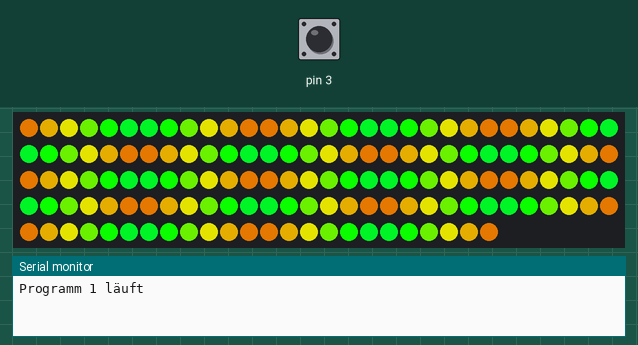
The sketch below on a simulated Arduino Uno, built with avr-gcc and run on an emulated ATmega328P. On the bench: 144 RGB LEDs in strip order, left to right, continuing on the next row, the last lines printed to the serial monitor. Inputs (shaded band) come from the test bench; at power-on: pin 3 LOW. Random numbers use the default seed unless the sketch sets one.

Above: at 1.2 s.
1.3 s: pin 3 driven HIGH
At 1.6 s:
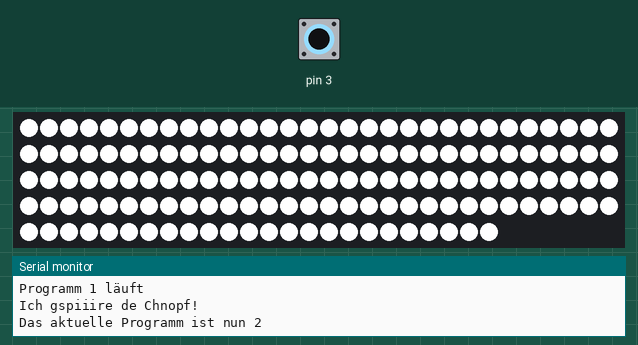
4.3 s: pin 3 driven LOW
At 4.89 s:
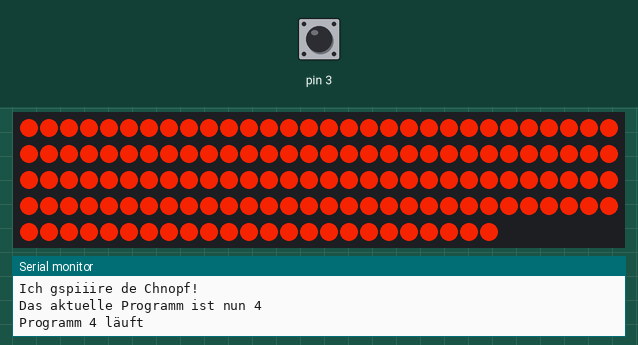
7.2 s: pin 3 driven HIGH
At 8.0 s:
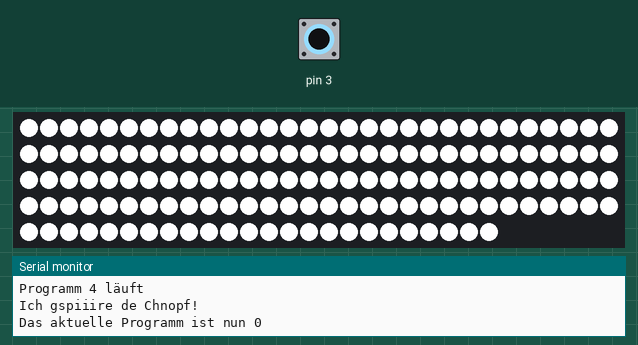
10.0 s: pin 3 driven LOW
At 11.14 s:
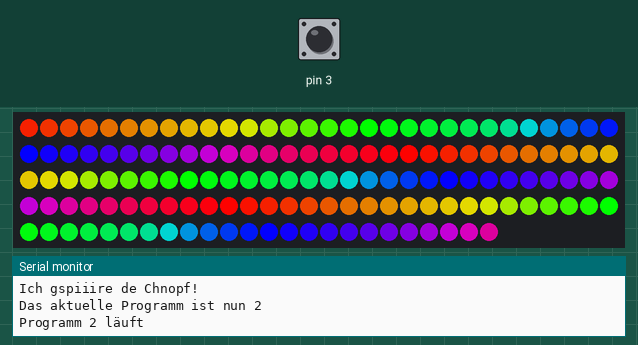
13.0 s: pin 3 pulsed HIGH 2 times (0.12 s each, 0.3 s apart)
At 23.95 s:
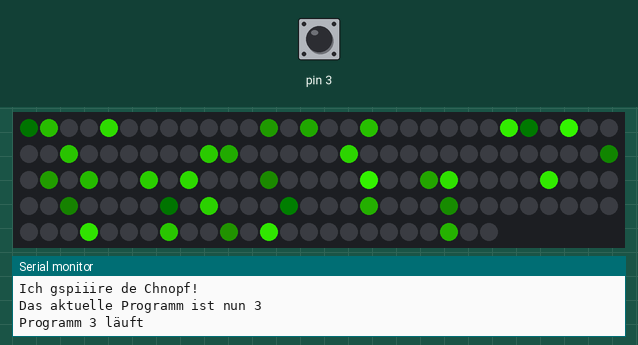

Measured:
- what the display in image 1 shows lasts 1.0 s, from 1.3 s to 2.3 s

The sketch:

MirrorCube.ino
```cpp
#include <FastLED.h>
#define LED_PIN 5
#define NUM_LEDS 144  // 3*4*12=144
CRGB leds[NUM_LEDS];
int currentProgram = 1;
int buttonDebounce = 1000;

void setup() {  // void setup() Geben Sie hier Ihren Setup-Code ein, um ihn einmal auszuführen: "Aufstellung" wird beim Start einmal durchlaufen, Geschweifte Klammer ({): start der Anweisung(en)
  FastLED.addLeds<WS2812, LED_PIN, GRB>(leds, NUM_LEDS);
  fill_solid(leds, NUM_LEDS, CRGB(0, 0, 0));  // Fülle alles schwarz
  FastLED.show();
  Serial.begin(115200);
}

void loop() {  // void loop() Geben Sie hier Ihren Hauptcode ein, um ihn wiederholt auszuführen: { Hauptprogramm als Endlosschlaufe
  switch (currentProgram) {
    case 0:
      Serial.println("Programm 0 läuft");
      onesnake(10000);  // Programm_1 > eine Schlange
      fill_solid(leds, NUM_LEDS, CRGB(0, 0, 0));
      break;
    case 1:
      Serial.println("Programm 1 läuft");
      fadeFromCenter(10000);  // Programm_2 > Ausblenden von der Mitte
      fill_solid(leds, NUM_LEDS, CRGB(0, 0, 0));
      break;
    case 2:
      Serial.println("Programm 2 läuft");
      rainbow(10000);  // Programm_3 > Regenbogen
      fill_solid(leds, NUM_LEDS, CRGB(0, 0, 0));
      break;
    case 3:
      Serial.println("Programm 3 läuft");
      sparkles(10000);  // Programm_4 > fest füllen
      fill_solid(leds, NUM_LEDS, CRGB(0, 0, 0));
      break;
    case 4:
      Serial.println("Programm 4 läuft");
      loopThroughColors(10000);  // Programm_5 > Schleife durch Farben
      fill_solid(leds, NUM_LEDS, CRGB(0, 0, 0));
      break;
    default:
      // Statement(s)
      break;  // Wird nicht benötigt, wenn Statement(s) vorhanden sind
  }
}
// *************************************************************************
// Programm OneSnake
// *************************************************************************

void onesnake(int duration) {  // Programm_1
  unsigned long startTime;
  startTime = millis();
  int location = 1;  // Der int "Integer" ist für ein 16-bit ganzzahliger Wert. Der Wert kann von -32767 bis +32768 sein
  int nextpath = 1;
  int corners[8][3] = { { -7, 8, 1 }, { -1, 2, 3 }, { -3, 4, 5 }, { -5, 6, 7 }, { -8, -12, 9 }, { -2, -9, 10 }, { -4, -10, 11 }, { -6, -11, 12 } };
  int ledsInSnake[48];
  int color = 0;
  for (int i = 0; i < 48; i++) {  // i wird als Integer definiert. i++ bedeutet: i=i+1, Die Anweisungen werden 48 mal abgearbeitet.
    ledsInSnake[i] = 0;
  }
  while (startTime + duration > millis()) {
    // "while" Diese Schlaufe wird solange ausgeführt, wie die Bedingung erfüllt ist.
    if (location > 0) {               // Eine if-Abfrage testet eine Bedingung am Anfang der Schlaufe. Ist der Wert zutreffend, so wird die nachfolgende Anweisung ausgeführt. (falls Standort>0 dann folge der Anweisung(en)
      for (int i = 0; i < 12; i++) {  // für (
        color = (color + 5) % 2550;
        leds[ledsInSnake[0]] = CHSV(255, 255, 0);
        for (int j = 0; j < 48; j++) {
          if (j != 0) {
            leds[ledsInSnake[j]] = CHSV(color / 10, 255, (j * 255) / 48);
            ledsInSnake[j - 1] = ledsInSnake[j];
          }
        }
        ledsInSnake[47] = (location - 1) * 12 + i;
        leds[ledsInSnake[47]] = CHSV(color / 10, 255, 255);
        FastLED.show();
        delay(20);  // Programm wartet 20 msec.
      }
    }
    if (location < 0) {
      for (int i = 0; i < 12; i++) {
        color = (color + 5) % 2550;
        leds[ledsInSnake[0]] = CHSV(255, 255, 0);
        for (int j = 0; j < 48; j++) {
          if (j != 0) {
            leds[ledsInSnake[j]] = CHSV(color / 10, 255, (j * 255) / 48);
            ledsInSnake[j - 1] = ledsInSnake[j];
          }
        }
        ledsInSnake[47] = (location + 1) * -12 + 11 - i;
        leds[ledsInSnake[47]] = CHSV(color / 10, 255, 255);
        FastLED.show();
        delay(20);  // Programm wartet 20 msec.
      }
    }
    nextpath = random(0, 2);
    for (int i = 0; i < 8; i++) {  //differen 8
      if (corners[i][0] == -location || corners[i][1] == -location || corners[i][2] == -location) {
        if (corners[i][nextpath] != -location) {
          location = corners[i][nextpath];
        } else {  // falls obige Bedingung nicht stimmt, so mache folgendes....
          location = corners[i][nextpath + 1];
        }
        break;  // Mit break "ausbrechen" kann man aus jeder Schlaufe an jeder Position aussteigen.
      }
    }

    FastLED.show();
    delay(20);  // Programm wartet 20 msec.
    if (checkPoint()) { break; }
  }
}
// *************************************************************************
// Programm FadeFromCenter
// *************************************************************************
void fadeFromCenter(int duration) {  // Programm_2
  unsigned long startTime;
  startTime = millis();
  int counter = 0;
  while (startTime + duration > millis()) {
    counter = (counter + 1) % 255;
    for (int i = 0; i < 12; i++) {
      for (int j = 0; j < 6; j++) {
        leds[i * 12 + j] = CHSV((counter + j * 15) % 255, 255, 255);
        leds[i * 12 + 11 - j] = CHSV((counter + j * 15) % 255, 255, 255);
      }
    }
    FastLED.show();
    delay(20);
    if (checkPoint()) { break; }
  }
}

// *************************************************************************
// Programm LoopThroughColors
// *************************************************************************
void loopThroughColors(int duration) {
  unsigned long startTime;
  startTime = millis();
  int counter = 0;
  while (startTime + duration > millis()) {
    counter = (counter + 1) % 255;
    for (int i = 0; i < NUM_LEDS; i++) {
      leds[i] = CHSV(counter, 255, 255);
    }
    FastLED.show();
    if (checkPoint()) { break; }
    delay(20);  // Programm wartet 20 msec.
  }
}
// *************************************************************************
// Programm Rainbow
// *************************************************************************
void rainbow(int duration) {  // Programm_3
  unsigned long startTime;
  startTime = millis();
  int counter = 0;
  while (startTime + duration > millis()) {  // während
    counter = (counter + 1) % 255;
    for (int i = 0; i < NUM_LEDS; i++) {
      leds[i] = CHSV((i * 5 + counter) % 255, 255, 255);
    }
    FastLED.show();
    if (checkPoint()) { break; }
    delay(20);  // Programm wartet 20 msec.
  }
}
// *************************************************************************
// Programm Sparkles
// *************************************************************************
void sparkles(int duration) {  // Programm_4
  unsigned long startTime;     // Long ist ein erweiterter 32-bit Integer. Sein Wert ist von -2'147'483’648 bis + 2’147’483’647
  startTime = millis();
  int LENGTH = 40;  // int LENGTH = 40; Integer Länge = 40
  int blink[LENGTH];
  int color = 0;
  for (int i = 0; i < LENGTH; i++) {
    blink[i] = random(0, NUM_LEDS);
  }

  while (startTime + duration > millis()) {  // während
    color = (color + 5) % 2550;
    leds[blink[0]] = CHSV(255, 255, 0);
    for (int i = 0; i < LENGTH; i++) {
      if (i != 0) {
        leds[blink[i]] = CHSV(color / 10, 255, (i * 255) / LENGTH);
        blink[i - 1] = blink[i];
      }
    }
    blink[LENGTH - 1] = random(0, NUM_LEDS);
    FastLED.show();
    if (checkPoint()) { break; }
    delay(50);  // Programm wartet 50 msec.
  }
}

bool checkPoint() {
  if (digitalRead(3) == HIGH) {
    Serial.println("Ich gspiiire de Chnopf!");
    currentProgram += 1;
    if (currentProgram > 4) { currentProgram = 0; }
    Serial.print("Das aktuelle Programm ist nun ");
    Serial.println(currentProgram);
    fill_solid(leds, NUM_LEDS, CRGB(255, 255, 255));
    FastLED.show();
    delay(buttonDebounce);
    fill_solid(leds, NUM_LEDS, CRGB(0, 0, 0));
    FastLED.show();
    delay(20);
    return true;
  } else {
    return false;
  }
}
```
